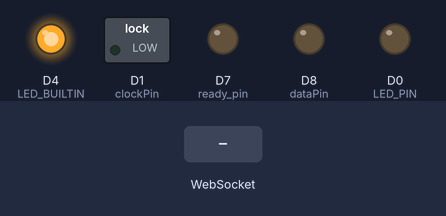
Simulated run of this sketch. Board: ESP8266 (NodeMCU). On the bench: switched loads named in the sketch (green lamp = pin HIGH), output pins drawn as LEDs (lit = HIGH, except the on-board LED, lit = LOW). Dashed ring = blinking. The test bench sets the inputs (shaded band). WiFi joins after 1.5 s; servers stay silent unless stated; storage starts empty; what the sketch prints to the serial monitor is not drawn.

Above: at 4.7 s.
4.8 s: WebSocket text "1" received
At 5.87 s:
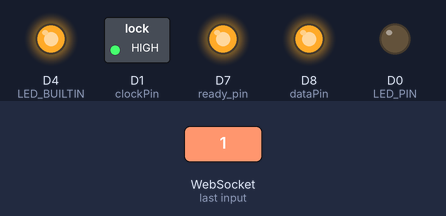
At 6.7 s:
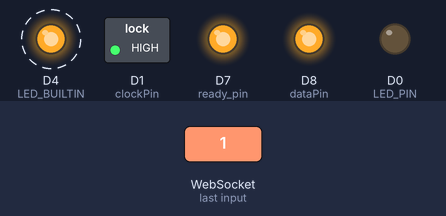
7.8 s: WebSocket text "reg2" received
Timing chart, 0 to 16.8 s (numbered marks = the images above; inputs shaded):
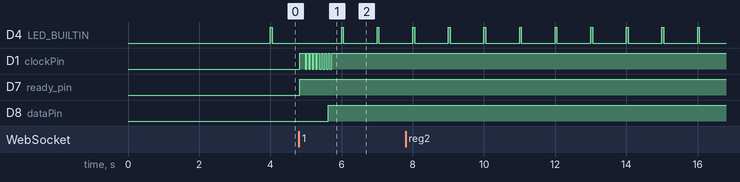

The sketch:

node_mcu.ino
```cpp
#include<SoftwareSerial.h>
SoftwareSerial mySUART(D2, D4);  //D2, D1
int ready_pin = D7;int clockPin = D1;int dataPin = D8;
 byte x = 0b10000000;
String tt="00000000";String old_tt="00000000";
int interval=3000;unsigned long elasped=0;int time_out=3000;String message,old_message; String s="";String reg_temp[8];
bool moh[60];int lengthh=0;
char outs[8]={'0','0','0','0','0','0','0','0'};
#include <Arduino.h>
#include "fs.h"
#include <ESP8266WiFi.h>
#include <ESPAsyncWebServer.h>
#include <ArduinoJson.h>
#include <ESP8266HTTPClient.h>
#include <WiFiClient.h>

byte LED_PIN=D0;byte BTN_PIN= 22;byte HTTP_PORT=80;
const uint8_t DEBOUNCE_DELAY = 10;
String reg[11];
String tag1;
String myarr[11];
String ss;
String inputs;
String old_inputs;

const char *WIFI_SSID      = "ssid";const char *WIFI_PASS= "password";

struct Led {
    uint8_t pin;
    bool    on;
    void update() {
        digitalWrite(pin, on ? HIGH : LOW);
    }
};


struct Button {

    uint8_t  pin;
    bool     lastReading;
    uint32_t lastDebounceTime;
    uint16_t state;


    bool pressed()                { return state == 1; }
    bool released()               { return state == 0xffff; }
    bool held(uint16_t count = 0) { return state > 1 + count && state < 0xffff; }


    void read() {

        bool reading = digitalRead(pin);
        if (reading != lastReading) { lastDebounceTime = millis(); }
        if (millis() - lastDebounceTime > DEBOUNCE_DELAY) {
            bool pressed = reading == LOW;
            if (pressed) {
                     if (state  < 0xfffe) state++;
                else if (state == 0xfffe) state = 2;
            } else if (state) {
                state = state == 0xffff ? 0 : 0xffff;
            }
        }

        lastReading = reading;
    }
};

Led    onboard_led = { LED_BUILTIN, false };
Led    led         = { LED_PIN, false };
Button button      = { BTN_PIN, HIGH, 0, 0 };

AsyncWebServer server(HTTP_PORT);AsyncWebSocket ws("/ws");
void initSPIFFS() {  if (!SPIFFS.begin()) {    Serial.println("Cannot mount SPIFFS volume...");   while (1) { onboard_led.on = millis() % 200 < 50; onboard_led.update(); }}}
void initWiFi() {
  WiFi.mode(WIFI_STA); IPAddress subnet(255, 255, 255, 0);	IPAddress gateway(192, 168, 1, 1);	IPAddress local_IP(192, 168, 1, 38);
  //if (WiFi.config(local_IP, gateway, gateway, subnet)) { Serial.println("Static IP Configured");  }  else { Serial.println("Static IP Configuration Failed");  }

  WiFi.begin(WIFI_SSID, WIFI_PASS);
  while (WiFi.status() != WL_CONNECTED) { Serial.println(".");delay(500);  }
  Serial.printf(" %s\n", WiFi.localIP().toString().c_str());
}
String processor(const String &var) {    return String(var == "STATE" && led.on ? "on" : "off");}
void onRootRequest(AsyncWebServerRequest *request) {    request->send(SPIFFS, "/index.html");}
void initWebServer() {    server.on("/", onRootRequest);    server.serveStatic("/", SPIFFS, "/");    server.begin();}
void notifyClients() {
    const uint8_t size = JSON_OBJECT_SIZE(15);
    StaticJsonDocument<size> json;String s;
    json["status"] = led.on ? "on" : "off";
    for(int i=1;i<10;i++){json["reg"+String(i)] =myarr[i-1]; }
    char data[200];
    size_t len = serializeJson(json, data);
    ws.textAll(data, len);


    // json["reg"]=1;json["reg2"]=2;json["reg3"]=3;   char data2[200];    size_t len2 = serializeJson(json, data2);    ws.textAll(data2, len2);
}

void handleWebSocketMessage(void *arg, uint8_t *data, size_t len) {
    AwsFrameInfo *info = (AwsFrameInfo*)arg;
    if (info->final && info->index == 0 && info->len == len && info->opcode == WS_TEXT) {

        const uint8_t size = JSON_OBJECT_SIZE(1);
        StaticJsonDocument<size> json;
        DeserializationError err = deserializeJson(json, data);
        if (err) {Serial.print(F("deserializeJson() failed with code ")); Serial.println(err.c_str());return;}

        const char *action = json["action"];

        if (strcmp(action, "toggle") == 0) {led.on = !led.on;notifyClients();}
        int t=0;String s=action;
        int l=s.length();
        if (l>0) { t=s.substring(l, l-1).toInt();

        if (action[0]=='o' && action[1]=='n') { outs[t-1]='1';bitWrite(x, t-1, 1);}
        if (action[0]=='o' && action[1]=='f' && action[2]=='f'){outs[t-1]='0';bitWrite(x, t-1, 0);}
        }
         Serial.println(action);
         Serial.println(outs);
            for (int i=0;i<9;i++)tt[i]=outs[7-i];
            Serial.println (tt);
            int tt_int=bintoint(tt);
            Serial.println (tt_int);
            Serial.println (x);
            Serial.println (x,BIN);

            //send_ser(x);
            send_tah(x);
    }
}

void onEvent(AsyncWebSocket       *server,
             AsyncWebSocketClient *client,
             AwsEventType          type,
             void                 *arg,
             uint8_t              *data,
             size_t                len) {

    switch (type) {case WS_EVT_CONNECT:break;case WS_EVT_DISCONNECT:break;
        case WS_EVT_DATA:handleWebSocketMessage(arg, data, len);    break;
        case WS_EVT_PONG:
        case WS_EVT_ERROR:break;
    }
}

void initWebSocket() {    ws.onEvent(onEvent);    server.addHandler(&ws);}


void(* resetFunc) (void) = 0;

void send_ser(byte data) {
   // digitalWrite(latchPin, HIGH);
   // shiftOut(dataPin, clockPin, LSBFIRST, data);
   // digitalWrite(latchPin, LOW);
}
void send_tah(byte data){
digitalWrite(ready_pin,HIGH);
digitalWrite(clockPin,HIGH);delay(100);
for (int i=0;i<8;i++){digitalWrite(dataPin,bitRead(data,i) ? HIGH : LOW);delay(50);digitalWrite(clockPin,LOW);delay(50);digitalWrite(clockPin,HIGH);}
}
void setup() {
  pinMode(ready_pin, OUTPUT);    pinMode(clockPin, OUTPUT);  pinMode(dataPin, OUTPUT);
  digitalWrite(clockPin,LOW);digitalWrite(ready_pin,LOW);

    pinMode(onboard_led.pin, OUTPUT);
    pinMode(led.pin,         OUTPUT);
    pinMode(button.pin,      INPUT);

    Serial.begin(115200); delay(2000);mySUART.begin(19200);

    initSPIFFS();
    initWiFi();
    initWebSocket();
    initWebServer();
     //mySUART.println("status,Node-MCU restarted");
}

String inttonbin(byte num){  int data = num;char strn[33];itoa(data, strn, 2); String str1=strn;int m=8-str1.length();for (int i=1;i<m;i++){  str1="0"+str1;}return str1;}
byte bintoint(String num){ int m=num.length(); char s[m] ; for (int i=0;i<m;i++){  s[i]=num[i];}int value = 0;for (int i=0; i< strlen(s); i++){  value *= 2;  if (s[i] == '1') value++; }return value;}
void send_message(){

    //  String s;      s="outputs,";      s+="127";      s+= mySUART.println(s);
      }
void send_outputs(){
  // mySUART.println("outputs,11,22,33,44,55,66,77,88,"+millis());

String url ="" ;
url+="%20ali";
    WiFiClientSecure client;client.setInsecure();
    HTTPClient https;
    if (https.begin(client, url)) {
      int httpCode = https.GET();
     // Serial.println("============== Response code: " + String(httpCode));if (httpCode > 0) {Serial.println(https.getString());}https.end();} else {Serial.printf("[HTTPS] Unable to connect\n");}
    }
}

bool chk_message(){
message="";
 if (mySUART.available() )  { message=mySUART.readStringUntil('\n');  }
 //if (message!="\n" && message!=old_message) {if (validate(message)==true) {send_message(message);message+=",vaild";}/*else message+=",not valid";*/ }/*Serial.println(message);*/ old_message=message;
 if ( validate(message)==true ) {send_message(message);Serial.println(message);old_message=message;return true;}else return false;
 }
void send_message(String mess){
 s="outputs,"; //uno data to node-mcu
 //for (int i=1;i<9;i++){s+=String(random(127))+",";}
 mess+=",";
 mess+=String(millis()/1000);
 tag1=mess;
 split(mess);
 //mySUART.println(split(mess));
 send_message();
}
bool  chek_char_valid(char str){  bool v=true;int n;  n=int(str);   if (n<44  )  v=false ;  if (n>57 && n<65) v=false ;  if (n>90 && n<97) v=false ;  if (n>123) v=false ;  return v;}
void loop() {

 // if(mySUART.available()>0)  {   char h=(char)mySUART.read();    Serial.write(h);   if (h!='\n' && chek_char_valid(h)) inputs+=h;  else {tag1=inputs;Serial.println(tag1);}}
    ws.cleanupClients();
    if (chk_message()==true) {led.on = !led.on; notifyClients();}
 if  (millis() > (interval+ elasped)  ){
   if (check_change()==true) {led.on = !led.on; notifyClients();}
   //send_outputs();
   send_message();
  elasped=millis();
}
    onboard_led.on = millis() % 1000 < 50;
    led.update();
    onboard_led.update();
}
void copy_inputs(){
  int count=0; for ( int i=0;i<old_message.length();i++){ if (old_message[i]==',') count++;  if (count==6 ) lengthh=i; }
}
bool check_change(){
if (inputs!=old_inputs){
if (validate(inputs)==true){split(tag1);old_inputs=inputs;

return true;}else inputs="";}
}

bool validate(String message){
  int count=0; for ( int i=0;i<message.length();i++){ if (message[i]==',' )count++; }
   if (message.substring(0, 7)=="inputs," && count==8) return true;else return false;
}
void split(String sstr){ int sizee=100;char *sPtr [sizee];int N = separate (sstr, sPtr, sizee);      for (int n = 0; n < N; n++){myarr[n]=sPtr [n];} }
int separate ( String str,char **p,int size ){  int  n;char s [100]; strcpy (s, str.c_str ());*p++ = strtok (s, ",");  for (n = 1; NULL != (*p++ = strtok (NULL, ",")); n++) if (size == n)  break;return n;}
void toggle(int pin){
  digitalWrite(pin,!digitalRead(pin));
}
```

Measured:
- after the input at 4.8 s, D1 (clockPin): LOW → HIGH at once, then repeats every 0.10 s: LOW 0.05 s, HIGH 0.05 s, until it stays HIGH from 5.7 s; D7 (ready_pin): LOW → HIGH at once; D8 (dataPin): LOW → HIGH after 0.82 s
- by itself, D4 (LED_BUILTIN): alternates HIGH for 0.05 s and LOW for 0.95 s
